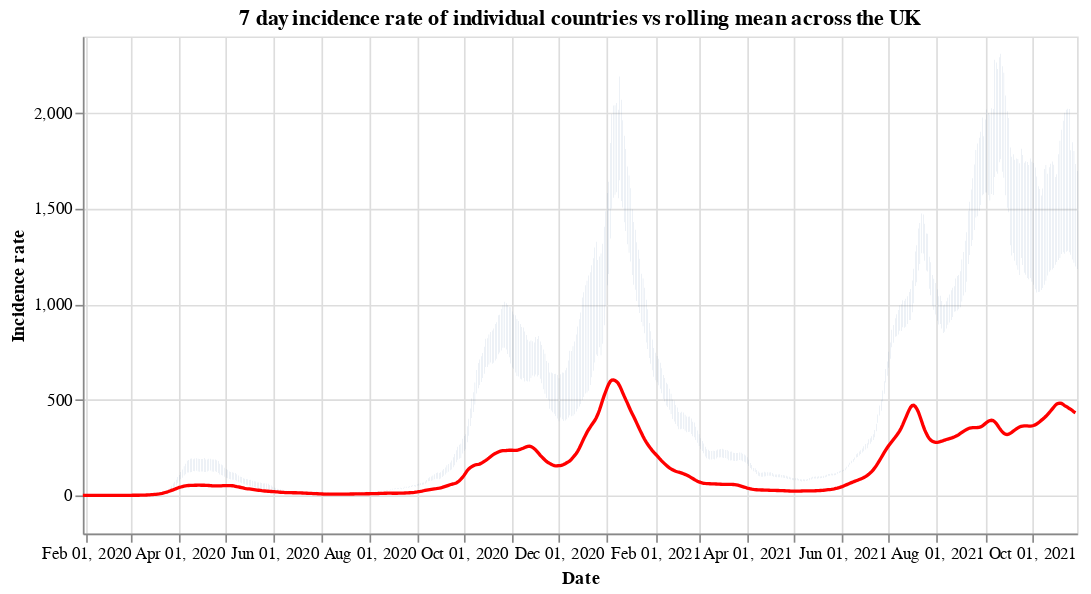

The notebook cell this image was saved under:
### Code cell
#collapse
countries = uk_cases['areaName'].unique()
countries.sort()

selection = alt.selection_single(
    name='Select',
    fields=['areaName'],
    init={'areaName': 'Wales'},
    bind={'areaName': alt.binding_select(options=countries)}
)

# scatter plot, modify opacity based on selection
bars = alt.Chart(uk_cases).mark_bar().add_selection(
    selection
).encode(
    x=alt.X("yearmonthdate(date):T", axis=alt.Axis(title='Date')),
    y=alt.Y("weeklyCasesRate:Q", axis=alt.Axis(title='Incidence rate')),
    tooltip='weeklyCasesRate:Q',
    opacity=alt.condition(selection, alt.value(1), alt.value(0))
).properties(title=f'7 day incidence rate of individual countries vs rolling mean across the UK', width=600)

line = alt.Chart(overview_cases).mark_line(
    color='red',
    size=2,
).transform_window(
    rolling_mean='mean(weeklyCasesRate)',
    frame=[0, 7]
).encode(
    x='yearmonthdate(date):T',
    y='rolling_mean:Q'
)

alt.layer(bars, line)

### Figure 1 — Vega-Lite specification as saved in the notebook (floating-point values rounded to 4 significant figures; data arrays with more than 128 entries replaced by an {"elided": "..."} marker saying what was removed)
{"config": {"view": {"continuousWidth": 400, "continuousHeight": 300}}, "layer": [{"data": {"name": "data-5b9454c4beaa3ad83016b5cb977b4b01"}, "mark": "bar", "encoding": {"opacity": {"condition": {"value": 1, "selection": "Select"}, "value": 0}, "tooltip": {"type": "quantitative", "field": "weeklyCasesRate"}, "x": {"type": "temporal", "axis": {"title": "Date"}, "field": "date", "timeUnit": "yearmonthdate"}, "y": {"type": "quantitative", "axis": {"title": "Incidence rate"}, "field": "weeklyCasesRate"}}, "selection": {"Select": {"type": "single", "fields": ["areaName"], "init": {"areaName": "Wales"}, "bind": {"areaName": {"input": "select", "options": ["England", "Northern Ireland", "Scotland", "Wales"]}}}}, "title": "7 day incidence rate of individual countries vs rolling mean across the UK", "width": 600}, {"data": {"name": "data-22b292a19e00bab7bf11f0f876579a1d"}, "mark": {"type": "line", "color": "red", "size": 2}, "encoding": {"x": {"type": "temporal", "field": "date", "timeUnit": "yearmonthdate"}, "y": {"type": "quantitative", "field": "rolling_mean"}}, "transform": [{"window": [{"op": "mean", "field": "weeklyCasesRate", "as": "rolling_mean"}], "frame": [0, 7]}]}], "$schema": "https://vega.github.io/schema/vega-lite/v4.8.1.json", "datasets": {"data-5b9454c4beaa3ad83016b5cb977b4b01": {"elided": "2464 records"}, "data-22b292a19e00bab7bf11f0f876579a1d": {"elided": "639 records"}}}
